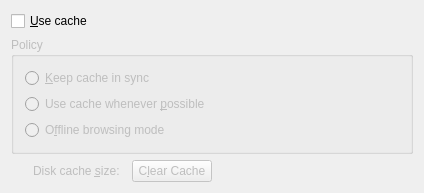
<ui version="4.0" >
 <class>CacheDlgUI</class>
 <widget class="QWidget" name="CacheDlgUI" >
  <property name="geometry" >
   <rect>
    <x>0</x>
    <y>0</y>
    <width>424</width>
    <height>172</height>
   </rect>
  </property>
  <layout class="QGridLayout" >
   <property name="spacing" >
    <number>6</number>
   </property>
   <item row="2" column="0" >
    <spacer>
     <property name="orientation" >
      <enum>Qt::Horizontal</enum>
     </property>
     <property name="sizeType" >
      <enum>QSizePolicy::Fixed</enum>
     </property>
     <property name="sizeHint" >
      <size>
       <width>16</width>
       <height>21</height>
      </size>
     </property>
    </spacer>
   </item>
   <item row="2" column="1" >
    <widget class="QLabel" name="lbMaxCacheSize" >
     <property name="enabled" >
      <bool>false</bool>
     </property>
     <property name="text" >
      <string>Disk cache &amp;size:</string>
     </property>
     <property name="buddy" >
      <cstring>sbMaxCacheSize</cstring>
     </property>
    </widget>
   </item>
   <item row="2" column="2" >
    <widget class="KIntNumInput" name="sbMaxCacheSize" >
     <property name="enabled" >
      <bool>false</bool>
     </property>
    </widget>
   </item>
   <item row="2" column="3" >
    <widget class="QPushButton" name="pbClearCache" >
     <property name="enabled" >
      <bool>false</bool>
     </property>
     <property name="text" >
      <string>C&amp;lear Cache</string>
     </property>
    </widget>
   </item>
   <item row="2" column="4" >
    <spacer>
     <property name="orientation" >
      <enum>Qt::Horizontal</enum>
     </property>
     <property name="sizeType" >
      <enum>QSizePolicy::MinimumExpanding</enum>
     </property>
     <property name="sizeHint" >
      <size>
       <width>0</width>
       <height>21</height>
      </size>
     </property>
    </spacer>
   </item>
   <item row="0" column="0" colspan="5" >
    <widget class="QCheckBox" name="cbUseCache" >
     <property name="whatsThis" >
      <string>Check this box if you want the web pages you visit to be stored on your hard disk for quicker access. The stored pages will only be updated as needed instead of on every visit to that site. This is especially useful if you have a slow connection to the Internet.</string>
     </property>
     <property name="text" >
      <string>&amp;Use cache</string>
     </property>
    </widget>
   </item>
   <item row="1" column="0" colspan="5" >
    <widget class="QGroupBox" name="bgCachePolicy" >
     <property name="enabled" >
      <bool>false</bool>
     </property>
     <property name="title" >
      <string>Policy</string>
     </property>
     <layout class="QVBoxLayout" >
      <property name="spacing" >
       <number>6</number>
      </property>
      <item>
       <widget class="QRadioButton" name="rbVerifyCache" >
        <property name="whatsThis" >
         <string>Verify whether the cached web page is valid before attempting to fetch the web page again.</string>
        </property>
        <property name="text" >
         <string>&amp;Keep cache in sync</string>
        </property>
       </widget>
      </item>
      <item>
       <widget class="QRadioButton" name="rbCacheIfPossible" >
        <property name="whatsThis" >
         <string>Always use documents from the cache when available. You can still use the reload button to synchronize the cache with the remote host.</string>
        </property>
        <property name="text" >
         <string>Use cache whenever &amp;possible</string>
        </property>
       </widget>
      </item>
      <item>
       <widget class="QRadioButton" name="rbOfflineMode" >
        <property name="whatsThis" >
         <string>Do not fetch web pages that are not already stored in the cache. Offline mode prevents you from viewing pages that you have not previously visited.</string>
        </property>
        <property name="text" >
         <string>O&amp;ffline browsing mode</string>
        </property>
       </widget>
      </item>
     </layout>
    </widget>
   </item>
  </layout>
 </widget>
 <layoutdefault spacing="6" margin="11" />
 <pixmapfunction>qPixmapFromMimeSource</pixmapfunction>
 <customwidgets>
  <customwidget>
   <class>KIntNumInput</class>
   <extends>QWidget</extends>
   <header>knuminput.h</header>
  </customwidget>
  <customwidget>
   <class>Q3ButtonGroup</class>
   <extends>Q3GroupBox</extends>
   <header>Qt3Support/Q3ButtonGroup</header>
   <container>1</container>
  </customwidget>
 </customwidgets>
 <resources/>
 <connections>
  <connection>
   <sender>cbUseCache</sender>
   <signal>toggled(bool)</signal>
   <receiver>bgCachePolicy</receiver>
   <slot>setEnabled(bool)</slot>
   <hints>
    <hint type="sourcelabel" >
     <x>20</x>
     <y>20</y>
    </hint>
    <hint type="destinationlabel" >
     <x>20</x>
     <y>20</y>
    </hint>
   </hints>
  </connection>
  <connection>
   <sender>cbUseCache</sender>
   <signal>toggled(bool)</signal>
   <receiver>lbMaxCacheSize</receiver>
   <slot>setEnabled(bool)</slot>
   <hints>
    <hint type="sourcelabel" >
     <x>20</x>
     <y>20</y>
    </hint>
    <hint type="destinationlabel" >
     <x>20</x>
     <y>20</y>
    </hint>
   </hints>
  </connection>
  <connection>
   <sender>cbUseCache</sender>
   <signal>toggled(bool)</signal>
   <receiver>sbMaxCacheSize</receiver>
   <slot>setEnabled(bool)</slot>
   <hints>
    <hint type="sourcelabel" >
     <x>20</x>
     <y>20</y>
    </hint>
    <hint type="destinationlabel" >
     <x>20</x>
     <y>20</y>
    </hint>
   </hints>
  </connection>
  <connection>
   <sender>cbUseCache</sender>
   <signal>toggled(bool)</signal>
   <receiver>pbClearCache</receiver>
   <slot>setEnabled(bool)</slot>
   <hints>
    <hint type="sourcelabel" >
     <x>20</x>
     <y>20</y>
    </hint>
    <hint type="destinationlabel" >
     <x>20</x>
     <y>20</y>
    </hint>
   </hints>
  </connection>
 </connections>
</ui>
